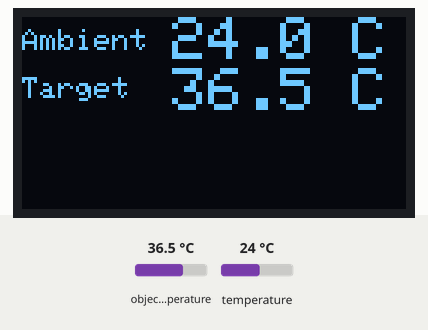
A sketch run on a simulated Arduino Uno, built with avr-gcc and run on an emulated ATmega328P. On the bench: 128×64 one-colour display. The inputs (shaded band) are chosen by the test bench; at power-on: object temperature 36.5 °C, temperature 24 °C.

Above: at 3.2 s.
3.3 s: object temperature set to 20 °C
At 5.3 s:
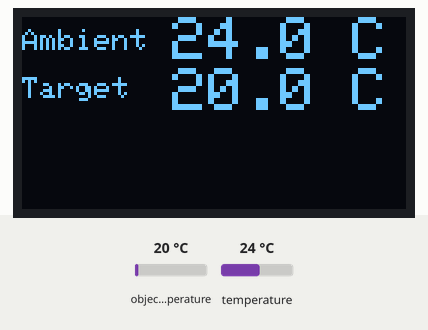
5.6 s: temperature set to 12 °C
At 7.0 s:
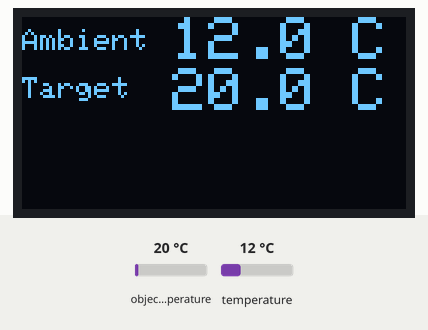
7.7 s: object temperature set to 26 °C
At 8.7 s:
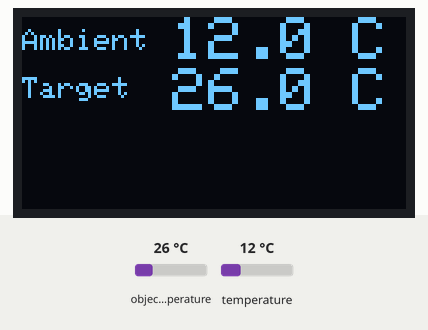
9.8 s: temperature set to 19 °C
At 11.5 s:
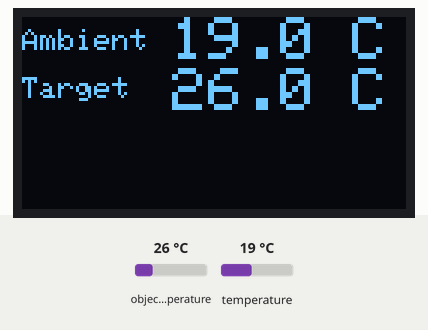
Timing chart, 0 to 12.8 s (numbered marks = the images above; inputs shaded):
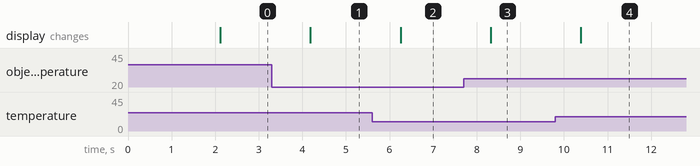

Measured:
- after the input at 3.3 s, the display: changes after 0.88 s (image 1)
- after the input at 5.6 s, the display: changes after 0.65 s (image 2)
- after the input at 7.7 s, the display: changes after 0.62 s (image 3)
- after the input at 9.8 s, the display: changes after 0.59 s (image 4)

The sketch:

IRtempOLED1.ino
```cpp
#include <Adafruit_GFX.h>
#include <Adafruit_SSD1306.h>
#include <Wire.h>
#include <Adafruit_MLX90614.h>

#define SCREEN_WIDTH 128 // OLED display width, in pixels
#define SCREEN_HEIGHT 64 // OLED display height, in pixels
#define OLED_RESET    -1 // Reset pin # (or -1 if sharing Arduino reset pin
float Ta=0,To=0;

Adafruit_SSD1306 display(SCREEN_WIDTH, SCREEN_HEIGHT, &Wire, OLED_RESET); //Declaring the display name (display)
Adafruit_MLX90614 mlx = Adafruit_MLX90614();
static const unsigned char PROGMEM image_data_Saraarray[] = {
     0xff, 0xff, 0xff, 0xff, 0xff, 0xff, 0xff, 0xff, 0xff, 0xff, 0xff, 0xff, 0xff, 0xff, 0xff, 0xff,
    0xff, 0xff, 0xff, 0xff, 0xff, 0xff, 0xff, 0xff, 0xff, 0xff, 0xff, 0xff, 0xff, 0xff, 0xff, 0xff,
    0xff, 0xff, 0xff, 0xff, 0xff, 0xff, 0xff, 0xff, 0xff, 0xff, 0xff, 0xff, 0xff, 0xff, 0xff, 0xff,
    0xff, 0xff, 0xff, 0xff, 0xff, 0xff, 0xff, 0xff, 0xff, 0xff, 0xff, 0xff, 0xff, 0xff, 0xff, 0xff,
    0xff, 0xff, 0xff, 0xff, 0xff, 0xff, 0xff, 0xff, 0xff, 0xff, 0xff, 0xff, 0xff, 0xff, 0xff, 0xff,
    0xff, 0xff, 0xff, 0xff, 0xff, 0xff, 0xff, 0xff, 0xff, 0xff, 0xff, 0xff, 0xff, 0xff, 0xff, 0xff,
    0xff, 0xff, 0xff, 0xff, 0xff, 0xff, 0xff, 0xff, 0xff, 0xff, 0xff, 0xff, 0xff, 0xff, 0xff, 0xff,
    0xff, 0xff, 0xff, 0xff, 0xff, 0xff, 0xff, 0xff, 0xff, 0xff, 0xff, 0xff, 0xff, 0xff, 0xff, 0xff,
    0xff, 0xff, 0xff, 0xff, 0xff, 0xff, 0xff, 0xff, 0xff, 0xff, 0xff, 0xff, 0xff, 0xff, 0xff, 0xff,
    0xff, 0xff, 0xff, 0xff, 0xff, 0xff, 0xff, 0xff, 0xff, 0xff, 0xff, 0xff, 0xff, 0xff, 0xff, 0xff,
    0xff, 0xff, 0xff, 0xff, 0xff, 0xff, 0xff, 0xff, 0xff, 0xff, 0xff, 0xff, 0xff, 0xff, 0xff, 0xff,
    0xff, 0xff, 0xff, 0xff, 0xff, 0xff, 0xff, 0xff, 0xff, 0xff, 0xff, 0xff, 0xff, 0xff, 0xff, 0xff,
    0xff, 0xff, 0xff, 0xff, 0xff, 0xff, 0xff, 0xff, 0xff, 0xff, 0xff, 0xff, 0xff, 0xff, 0xff, 0xff,
    0xff, 0xff, 0xf0, 0x03, 0xff, 0xff, 0xff, 0xff, 0xff, 0xff, 0xff, 0xff, 0xff, 0xff, 0xff, 0xff,
    0xff, 0xff, 0x8f, 0xf9, 0xff, 0xff, 0xff, 0xff, 0xff, 0xff, 0xff, 0xff, 0xe7, 0xff, 0xff, 0xff,
    0xff, 0xfe, 0x7f, 0xfc, 0xff, 0xff, 0xff, 0xff, 0xff, 0xff, 0xff, 0xff, 0xb7, 0xff, 0xff, 0xff,
    0xff, 0xf9, 0xff, 0xfc, 0xff, 0xff, 0xff, 0xff, 0xff, 0xff, 0xff, 0xff, 0x77, 0xff, 0xff, 0xff,
    0xff, 0xf7, 0xfc, 0xfc, 0xff, 0xff, 0xff, 0xff, 0xff, 0xff, 0xff, 0xff, 0xef, 0xff, 0xff, 0xff,
    0xff, 0xff, 0xfd, 0xfd, 0xff, 0xff, 0xff, 0xff, 0xff, 0xff, 0xff, 0xfe, 0xef, 0xff, 0xff, 0xff,
    0xff, 0xbf, 0xf9, 0xfd, 0xff, 0xff, 0xff, 0xff, 0xff, 0xff, 0xff, 0xfd, 0xcf, 0xff, 0xff, 0xff,
    0xff, 0x7f, 0xfb, 0xfb, 0xff, 0xff, 0xff, 0xff, 0xff, 0xff, 0xff, 0xfb, 0xdf, 0xff, 0xfe, 0xff,
    0xfe, 0xff, 0xb3, 0xf7, 0xff, 0xff, 0xff, 0xff, 0xff, 0xff, 0xff, 0xf7, 0xdf, 0xff, 0xf8, 0xff,
    0xfd, 0xff, 0x77, 0xef, 0xff, 0xff, 0xff, 0xff, 0xff, 0xff, 0xff, 0xf7, 0xbf, 0xff, 0xf2, 0xff,
    0xfd, 0xfd, 0xe7, 0xdf, 0xff, 0xff, 0xff, 0xff, 0xff, 0xff, 0xc7, 0xef, 0xbf, 0xff, 0xf6, 0xff,
    0xf9, 0xf3, 0xef, 0xbf, 0xff, 0xff, 0xff, 0xff, 0xff, 0xff, 0xbd, 0xdf, 0x7f, 0xff, 0xed, 0xff,
    0xf8, 0x0f, 0xcf, 0x7f, 0xff, 0xff, 0xff, 0xff, 0xff, 0xff, 0x7e, 0xbf, 0x7f, 0xff, 0xdb, 0xff,
    0xfc, 0x7f, 0xdd, 0xff, 0xff, 0xff, 0xff, 0xff, 0xff, 0xff, 0x7f, 0x3e, 0x7f, 0xff, 0x9b, 0xff,
    0xff, 0xff, 0xb7, 0xff, 0x9f, 0xff, 0xff, 0xff, 0xff, 0xff, 0xbf, 0x7e, 0xff, 0xe7, 0xb7, 0xff,
    0xff, 0xff, 0x07, 0xff, 0xbf, 0xff, 0xff, 0xff, 0xff, 0xff, 0x9e, 0xfc, 0xff, 0xe7, 0x6f, 0xff,
    0xff, 0xf8, 0x71, 0xff, 0xff, 0xff, 0xfb, 0xff, 0xff, 0xff, 0xcd, 0xbd, 0xf3, 0xfe, 0x5f, 0xff,
    0xff, 0xfe, 0x7c, 0x7f, 0xef, 0xef, 0xff, 0xef, 0xff, 0xff, 0xe3, 0xf9, 0xff, 0xfe, 0xbf, 0xff,
    0xff, 0xfe, 0xff, 0x7e, 0xe0, 0x6f, 0x57, 0x37, 0xff, 0xff, 0xf0, 0xdb, 0xdf, 0xbd, 0x7f, 0xff,
    0xff, 0xfc, 0xff, 0xbd, 0xfe, 0xec, 0x46, 0xef, 0x9d, 0xff, 0xe7, 0x00, 0xdf, 0xbc, 0xff, 0xff,
    0xff, 0xfd, 0xff, 0xbb, 0xfd, 0xea, 0xdd, 0xff, 0x99, 0xff, 0xcf, 0xd7, 0xef, 0x79, 0xff, 0xff,
    0xff, 0xf9, 0xff, 0xdb, 0xdb, 0xc6, 0xbb, 0x9d, 0xab, 0xdf, 0xdf, 0xd7, 0x76, 0xf3, 0xef, 0xff,
    0xff, 0xfb, 0xff, 0xd7, 0x71, 0xcc, 0x7b, 0x3b, 0x77, 0x7f, 0x3f, 0xef, 0xb6, 0xe7, 0xbf, 0xff,
    0xff, 0xf7, 0xff, 0xf1, 0xfe, 0xbd, 0xf1, 0x8e, 0x71, 0xfe, 0x7f, 0xef, 0x76, 0x02, 0xff, 0xff,
    0xff, 0xff, 0xff, 0xff, 0xfe, 0xff, 0xff, 0xff, 0xff, 0xfc, 0xff, 0xff, 0x1f, 0xe9, 0xff, 0xff,
    0xff, 0xff, 0xff, 0xff, 0xfe, 0x1f, 0xff, 0xff, 0xff, 0xfd, 0xff, 0xff, 0xff, 0xc5, 0xff, 0xff,
    0xff, 0xff, 0xff, 0xff, 0xfa, 0xdf, 0xff, 0xff, 0xff, 0xff, 0xff, 0xff, 0xfe, 0x1d, 0xff, 0xff,
    0xff, 0xff, 0xff, 0xff, 0xed, 0xbf, 0xff, 0xff, 0xff, 0xff, 0xff, 0xff, 0xff, 0xbf, 0xff, 0xff,
    0xff, 0xff, 0xff, 0xff, 0xdd, 0xff, 0xff, 0xff, 0xff, 0xff, 0xff, 0xff, 0xff, 0xbb, 0xff, 0xff,
    0xff, 0xff, 0xff, 0xff, 0xbb, 0xff, 0xff, 0xff, 0xff, 0xff, 0xff, 0xff, 0xff, 0x77, 0xff, 0xff,
    0xff, 0xff, 0xff, 0xff, 0x7b, 0xff, 0xff, 0xff, 0xff, 0xff, 0xff, 0xff, 0xff, 0x77, 0xff, 0xff,
    0xff, 0xff, 0xff, 0xff, 0xf7, 0xff, 0xff, 0xff, 0xff, 0xff, 0xff, 0xff, 0xfe, 0xef, 0xff, 0xff,
    0xff, 0xff, 0xff, 0xfe, 0xef, 0xff, 0xff, 0xff, 0xff, 0xff, 0xff, 0xff, 0xfe, 0xdf, 0xff, 0xff,
    0xff, 0xff, 0xff, 0xfd, 0xdf, 0xff, 0xff, 0xff, 0xff, 0xff, 0xff, 0xff, 0xfd, 0xbf, 0xff, 0xff,
    0xff, 0xff, 0xff, 0xfd, 0xff, 0xff, 0xff, 0xff, 0xff, 0xff, 0xff, 0xff, 0xfc, 0x7f, 0xff, 0xff,
    0xff, 0xff, 0xff, 0xfb, 0x7f, 0xff, 0xff, 0xff, 0xff, 0xff, 0xff, 0xff, 0xff, 0xff, 0xff, 0xff,
    0xff, 0xff, 0xff, 0xf8, 0xff, 0xff, 0xff, 0xff, 0xff, 0xff, 0xff, 0xff, 0xff, 0xff, 0xff, 0xff,
    0xff, 0xff, 0xff, 0xff, 0xff, 0xff, 0xff, 0xff, 0xff, 0xff, 0xff, 0xff, 0xff, 0xff, 0xff, 0xff,
    0xff, 0xff, 0xff, 0xff, 0xff, 0xff, 0xff, 0xff, 0xff, 0xff, 0xff, 0xff, 0xff, 0xff, 0xff, 0xff,
    0xff, 0xff, 0xff, 0xff, 0xff, 0xff, 0xff, 0xff, 0xff, 0xff, 0xff, 0xff, 0xff, 0xff, 0xff, 0xff,
    0xff, 0xff, 0xff, 0xff, 0xff, 0xff, 0xff, 0xff, 0xff, 0xff, 0xff, 0xff, 0xff, 0xff, 0xff, 0xff,
    0xff, 0xff, 0xff, 0xff, 0xff, 0xff, 0xff, 0xff, 0xff, 0xff, 0xff, 0xff, 0xff, 0xff, 0xff, 0xff,
    0xff, 0xff, 0xff, 0xff, 0xff, 0xff, 0xff, 0xff, 0xff, 0xff, 0xff, 0xff, 0xff, 0xff, 0xff, 0xff,
    0xff, 0xff, 0xff, 0xff, 0xff, 0xff, 0xff, 0xff, 0xff, 0xff, 0xff, 0xff, 0xff, 0xff, 0xff, 0xff,
    0xff, 0xff, 0xff, 0xff, 0xff, 0xff, 0xff, 0xff, 0xff, 0xff, 0xff, 0xff, 0xff, 0xff, 0xff, 0xff,
    0xff, 0xff, 0xff, 0xff, 0xff, 0xff, 0xff, 0xff, 0xff, 0xff, 0xff, 0xff, 0xff, 0xff, 0xff, 0xff,
    0xff, 0xff, 0xff, 0xff, 0xff, 0xff, 0xff, 0xff, 0xff, 0xff, 0xff, 0xff, 0xff, 0xff, 0xff, 0xff,
    0xff, 0xff, 0xff, 0xff, 0xff, 0xff, 0xff, 0xff, 0xff, 0xff, 0xff, 0xff, 0xff, 0xff, 0xff, 0xff,
    0xff, 0xff, 0xff, 0xff, 0xff, 0xff, 0xff, 0xff, 0xff, 0xff, 0xff, 0xff, 0xff, 0xff, 0xff, 0xff,
    0xff, 0xff, 0xff, 0xff, 0xff, 0xff, 0xff, 0xff, 0xff, 0xff, 0xff, 0xff, 0xff, 0xff, 0xff, 0xff,
    0xff, 0xff, 0xff, 0xff, 0xff, 0xff, 0xff, 0xff, 0xff, 0xff, 0xff, 0xff, 0xff, 0xff, 0xff, 0xff
};

void setup() {
  mlx.begin();
  display.begin(SSD1306_SWITCHCAPVCC, 0x3C); //Start the OLED display
  display.clearDisplay();
  display.drawBitmap(0, 0, image_data_Saraarray, 128, 64, 1);
  display.display();
  delay(2000);

}

void loop() {
  display.clearDisplay();

  display.setTextSize(1);
  display.setTextColor(WHITE);
  display.setCursor(0,4);
  display.println("Ambient");

  display.setTextSize(2);
  display.setCursor(50,0);
  if(mlx.readAmbientTempC()<60 && mlx.readAmbientTempC()>0)
  {Ta=mlx.readAmbientTempC();
  }
  display.println(Ta,1);

  display.setCursor(110,0);
  display.println("C");

  display.setTextSize(1);
  display.setTextColor(WHITE);
  display.setCursor(0,20);
  display.println("Target");

  display.setTextSize(2);
  display.setCursor(50,17);
   if(mlx.readObjectTempC()<320 && mlx.readObjectTempC()>-40)
  {To=mlx.readObjectTempC();
  }
  display.println(To,1);

  display.setCursor(110,17);
  display.println("C");

  display.display();

  delay(1000);

}
```
